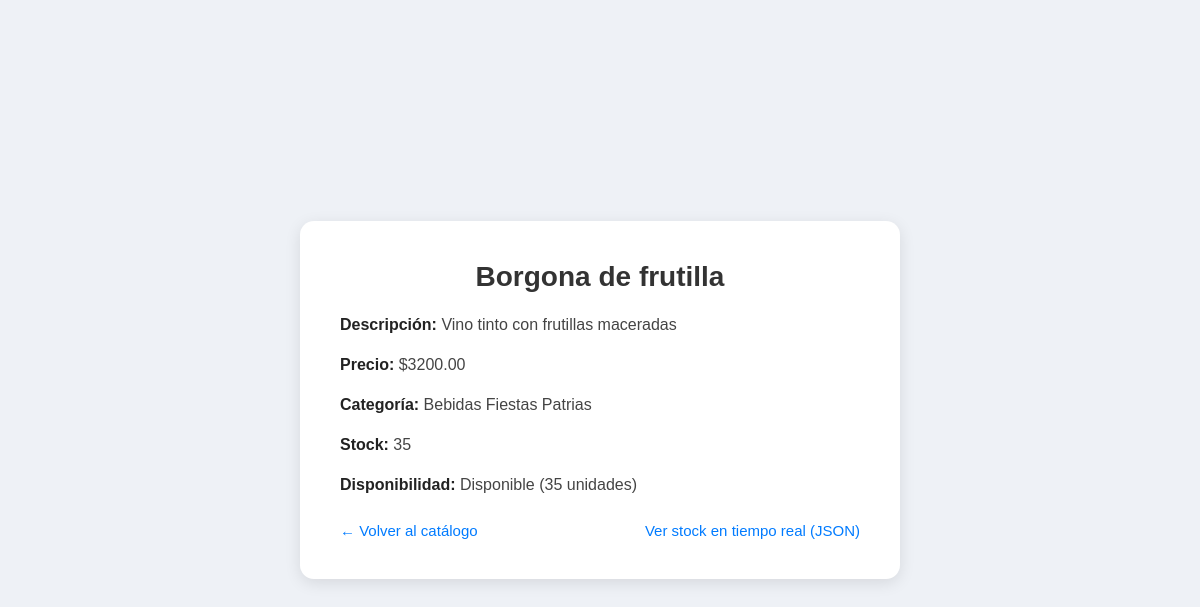
The app's page /catalog/8/ with its own data.
### src/catalog/models.py (models this page shows, shortened)
class Product(models.Model):
    name = models.CharField(max_length=255)
    description = models.TextField(blank=True)
    price = models.DecimalField(max_digits=10, decimal_places=2)
    category = models.ForeignKey(Category, on_delete=models.SET_NULL, null=True)
    stock = models.PositiveIntegerField(default=0)
    created_at = models.DateTimeField(auto_now_add=True)
    updated_at = models.DateTimeField(auto_now=True)
    @property
    def availability_message(self):
        if self.stock > 0:
            return f"Disponible ({self.stock} unidades)"
        return "No disponible actualmente"

class Category(models.Model):
    name = models.CharField(max_length=255)
    class Meta:
        ordering = ['name']

### src/catalog/views.py (the view)
# urls.py: path('<int:product_id>/', views.product_detail, name='product_detail'),
def product_detail(request, product_id):
    product = get_object_or_404(Product, id=product_id)
    return render(request, "catalog/product_detail.html", {
        "product": product
    })

### templates/catalog/product_detail.html (shortened to what this page needs)
<!doctype html>
<html lang="es">
<head>
</head>
<body>
    <div class="product-card">
        <h1>{{ product.name }}</h1>
        <p><strong>Descripción:</strong> {{ product.description }}</p>
        <p><strong>Precio:</strong> ${{ product.price }}</p>
        <p><strong>Categoría:</strong> {{ product.category.name }}</p>
        <p><strong>Stock:</strong> {{ product.stock }}</p>
        <p><strong>Disponibilidad:</strong> {{ product.availability_message }}</p>
        <div class="links">
            <a href="{% url 'catalog:product_list' %}">← Volver al catálogo</a>
            <a href="{% url 'catalog:product_stock' product.id %}">
                Ver stock en tiempo real (JSON)
            </a>
        </div>
    </div>
</body>
</html>

### templates/catalog/product_detail.html (style rules this page uses)
body { font-family: Arial, sans-serif; background: #eef1f6; margin: 0; padding: 0; display: flex; justify-content: center; align-items: center; min-height: 100vh; }
.product-card { background: #ffffff; padding: 40px; width: 520px; border-radius: 14px; box-shadow: 0 4px 16px rgba(0,0,0,0.1); animation: fadeIn 0.4s ease; }
h1 { margin-top: 0; font-size: 28px; color: #333; margin-bottom: 20px; text-align: center; }
p { font-size: 16px; color: #444; margin-bottom: 12px; line-height: 1.5; }
strong { color: #222; }
.links { margin-top: 25px; display: flex; justify-content: space-between; }
a { text-decoration: none; color: #007bff; font-size: 15px; }

### records on screen
Product: name "Borgona de frutilla", description "Vino tinto con frutillas maceradas", price "3200.00", category.name "Bebidas Fiestas Patrias", stock "35", availability_message "Disponible (35 unidades)"
